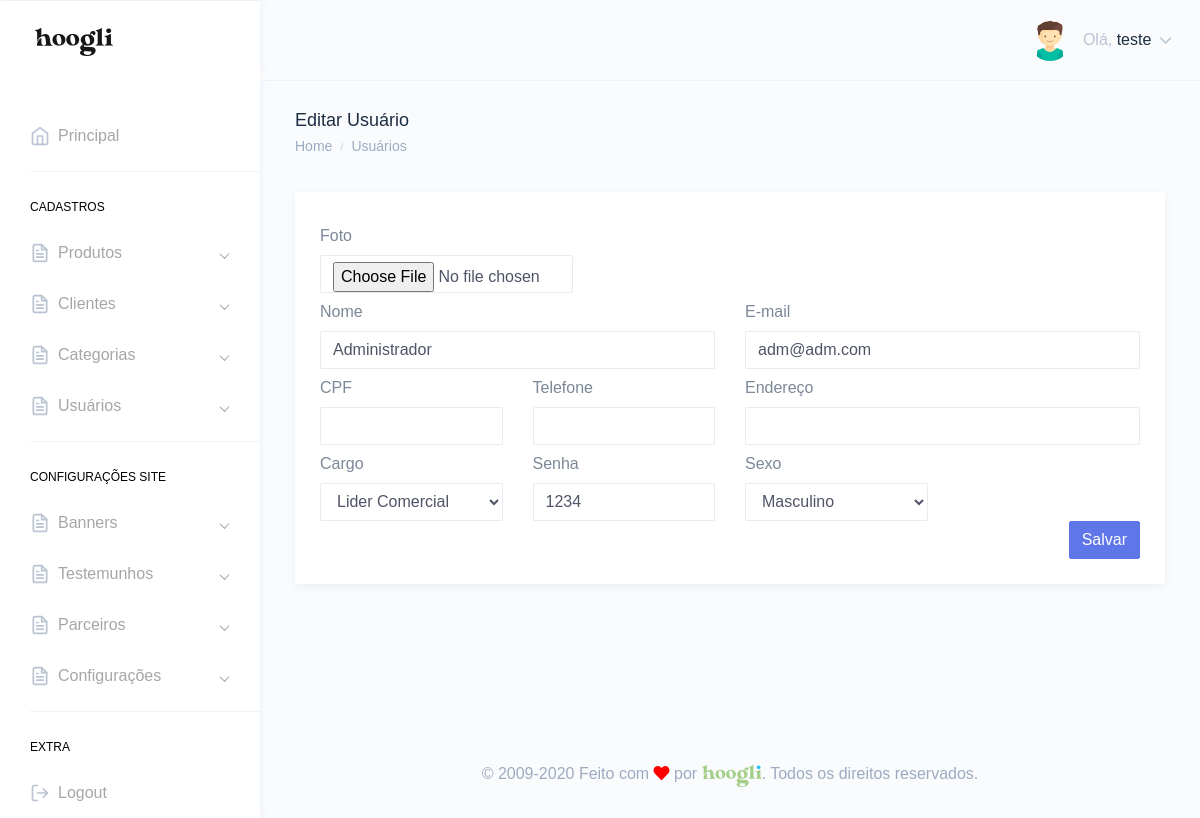
Page /painel/editar-usuario.php?id=1 (signed in) on the committed database.
### tables this page shows
CREATE TABLE `tbl_usuarios` (
  `id` int(11) NOT NULL,
  `nome` varchar(250) DEFAULT NULL,
  `email` varchar(250) DEFAULT NULL,
  `telefone` varchar(250) DEFAULT NULL,
  `endereco` varchar(250) DEFAULT NULL,
  `cpf` varchar(100) DEFAULT NULL,
  `login` varchar(100) DEFAULT NULL,
  `senha` varchar(100) DEFAULT NULL,
  `foto` varchar(250) DEFAULT NULL,
  `id_cargo` int(11) DEFAULT NULL,
  `sexo` varchar(2) DEFAULT NULL,
  `perm_cad_usuario` varchar(2) DEFAULT NULL,
  `perm_relatorio` varchar(2) DEFAULT NULL,
  `perm_add_usuario` varchar(2) DEFAULT NULL,
  `perm_edit_usuario` varchar(2) DEFAULT NULL,
  `perm_del_usuario` varchar(2) DEFAULT NULL,
  `perm_cad_contato` varchar(2) DEFAULT NULL,
  `perm_edit_contato` varchar(2) DEFAULT NULL,
  `perm_del_contato` varchar(2) DEFAULT NULL,
  `perm_edit_contato_nf` varchar(3) DEFAULT NULL,
  `perm_pag_principal_rm` varchar(2) DEFAULT NULL,
  `perm_pag_principal_uc` varchar(2) DEFAULT NULL,
  `admin_geral` varchar(2) DEFAULT NULL,
  `data_frase` date DEFAULT NULL,
  `id_frase` int(11) DEFAULT NULL,
  `frase_lida` varchar(2) DEFAULT NULL
);

### Connection/con-pdo.php (called while the page is built, shortened)
<?php
$conInstanciada = '';
if(empty($conInstanciada)) {
	class Conexao {
		private static $pdo;
		public static function getInstance() {
		if (!isset(self::$pdo)) {
		 try {
		  $opcoes = array(PDO::MYSQL_ATTR_INIT_COMMAND => 'SET NAMES utf8', PDO::ATTR_PERSISTENT => TRUE);
		  self::$pdo = new PDO("mysql:host=" . HOST . "; dbname=" . DBNAME . "; charset=" . CHARSET . ";", USER, PASSWORD, $opcoes);
		  self::$pdo->setAttribute(PDO::ATTR_ERRMODE, PDO::ERRMODE_EXCEPTION);
		 } catch (PDOException $e) {
		  print "Erro: " . $e->getMessage();
		 }
		}
		return self::$pdo;
		}
	}
}

### Class/acesso.class.php (called while the page is built, shortened)
<?php
$AcessoInstanciada = '';
if(empty($AcessoInstanciada)) {
	if(file_exists('Connection/conexao.php')) {
		require_once('Connection/con-pdo.php');
		require_once('funcoes.php');
	} else {
		require_once('../Connection/con-pdo.php');
		require_once('../funcoes.php');
	}
	class Acesso {
		private $pdo = null;
		private static $Acesso = null;
		private function __construct($conexao){
			$this->pdo = $conexao;
		}
		public static function getInstance($conexao){
			if (!isset(self::$Acesso)):
				self::$Acesso = new Acesso($conexao);
			endif;
			return self::$Acesso;
		}
		function rsDados($id='', $idCargo='', $orderBy='', $limite='') {
			$sqlLimite = '';
			$sqlOrdem = '';
			$sql = '';
			$nCampos = 0;
			if(!empty($id)) {
				$sql .= " and id = ?";
				$nCampos++;
				$campo[$nCampos] = $id;
			}
			try{
				$sql = "SELECT * FROM tbl_usuarios where 1=1 $sql $sqlOrdem $sqlLimite";
				$stm = $this->pdo->prepare($sql);
				for($i=1; $i<=$nCampos; $i++) {
					$stm->bindValue($i, $campo[$i]);
				}
				$stm->execute();
				$rsDados = $stm->fetchAll(PDO::FETCH_OBJ);
				if($id <> '' or $limite == 1) {
					return($rsDados[0]);
				} else {
					return($rsDados);
				}
			} catch(PDOException $erro){
				echo $erro->getMessage();
			}
		}
		function Cargo($id='') {
			$sql = '';
			$nCampos = 0;
			try{
				$sql = "SELECT * FROM tbl_cargo where 1=1 $sql";
				$stm = $this->pdo->prepare($sql);
				for($i=1; $i<=$nCampos; $i++) {
					$stm->bindValue($i, $campo[$i]);
				}
				$stm->execute();
				$rsDados = $stm->fetchAll(PDO::FETCH_OBJ);
				if($id <> '') {
					return($rsDados[0]);
				} else {
					return($rsDados);
				}
			} catch(PDOException $erro){
				echo $erro->getMessage();
			}
		}
	}
}

### painel/verifica.php (called while the page is built, shortened)
<?php
include "../Class/acesso.class.php";
$verificaRestrito = Acesso::getInstance(Conexao::getInstance());
$usuarios = Acesso::getInstance(Conexao::getInstance());
$verificaRestrito->restritoAdmin();
$dadosUsuarioLogado = $verificaRestrito->rsDados($_SESSION['dadosLogado']->id);
?>

### funcoes.php (called while the page is built, shortened)
<?php
  function icone_genero($genero) {
    switch ($genero) {
      case "M": return "assets/images/avatars/boy.svg"; break;
    }
  }
?>

### painel/editar-usuario.php (the view, shortened to what this page needs)
<?php include "verifica.php";
$id = '';
if(isset($_GET['id'])){
    if(empty($_GET['id'])){
        header('Location: usuarios.php');
    }else{
        $id = $_GET['id'];
    }
}
$usuarios->editar();
$editaUsuario = $usuarios->rsDados($id);
$cargos = $usuarios->Cargo();
?>
<!DOCTYPE html>
<html dir="ltr" lang="pt-br">
<head>
    <link href="dist/css/style.min.css" rel="stylesheet">
</head>
<body>
    <div id="main-wrapper" data-theme="light" data-layout="vertical" data-navbarbg="skin6" data-sidebartype="full" data-sidebar-position="fixed" data-header-position="fixed" data-boxed-layout="full">
       <?php include "header.php";?>
       <?php include "inc-menu-lateral.php";?>
        <div class="page-wrapper">
            <div class="page-breadcrumb">
                <div class="row">
                    <div class="col-7 align-self-center">
                        <h4 class="page-title text-truncate text-dark font-weight-medium mb-1">Editar Usuário</h4>
                        <div class="d-flex align-items-center">
                            <nav aria-label="breadcrumb">
                                <ol class="breadcrumb m-0 p-0">
                                    <li class="breadcrumb-item"><a href="." class="text-muted">Home</a></li>
                                    <li class="breadcrumb-item text-muted active" aria-current="page"><a href="usuarios.php" class="text-muted">Usuários</a></li>
                                </ol>
                            </nav>
                        </div>
                    </div>
                </div>
            </div>
            <div class="container-fluid">
                <div class="row">
                    <div class="col-12">
                        <div class="card">
                            <div class="card-body">
                                <form method="POST" enctype="multipart/form-data">
                                    <div class="form-body">
                                        <div class="row">
                                            <div class="col-md-4 col-sm-12">
                                            <label  class="col-form-label">Foto</label>
                                                <input class="form-control" type="file" name="foto"  />
                                            </div>
                                            </div>
                                        <div class="row">
                                            <div class="col-md-6 col-sm-12">
                                            <label  class="col-form-label">Nome</label>
                                                <input class="form-control" type="text" name="nome" value="<?php if(isset($editaUsuario->nome) && !empty($editaUsuario->nome)){ echo $editaUsuario->nome;}?>" />
                                            </div>
                                            <div class="col-md-6 col-sm-12">
                                            <label  class="col-form-label">E-mail</label>
                                                <input class="form-control" type="text" name="email" value="<?php if(isset($editaUsuario->email) && !empty($editaUsuario->email)){ echo $editaUsuario->email;}?>" />
                                            </div>
                                            </div>
                                            <div class="row">
                                            <div class="col-md-3 col-sm-12">
                                            <label  class="col-form-label">CPF</label>
                                                <input class="form-control" type="text" name="cpf" id="kt_inputmask_4" value="<?php if(isset($editaUsuario->cpf) && !empty($editaUsuario->cpf)){ echo $editaUsuario->cpf;}?>"  />
                                            </div>
                                            <div class="col-md-3 col-sm-12">
                                            <label  class="col-form-label">Telefone</label>
                                                <input class="form-control" type="text" name="telefone" id="kt_inputmask_3" value="<?php if(isset($editaUsuario->telefone) && !empty($editaUsuario->telefone)){ echo $editaUsuario->telefone;}?>" />
                                            </div>
                                            <div class="col-md-6 col-sm-12">
                                            <label  class="col-form-label">Endereço</label>
                                                <input class="form-control" type="text" name="endereco" value="<?php if(isset($editaUsuario->endereco) && !empty($editaUsuario->endereco)){ echo $editaUsuario->endereco;}?>" />
                                            </div>
                                            </div>
                                            <div class="row">
                                            <div class="col-md-3 col-sm-12">
                                            <label  class="col-form-label">Cargo</label>
                                            <select name="id_cargo" id="" class="form-control">
                                                <?php foreach($cargos as $cargo){?>
                                                <option value="<?php echo $cargo->id;?>" <?php if(isset($editaUsuario->id_cargo) && $editaUsuario->id_cargo == $cargo->id){ echo "selected";}?>><?php echo $cargo->cargo;?></option>
                                                <?php }?>
                                            </select>
                                            </div>
                                            <div class="col-md-3 col-sm-12">
                                            <label  class="col-form-label">Senha</label>
                                                <input class="form-control" type="text" name="senha" value="<?php if(isset($editaUsuario->senha) && !empty($editaUsuario->senha)){ echo $editaUsuario->senha;}?>" />
                                            </div>
                                            <div class="col-md-3 col-sm-12">
                                            <label  class="col-form-label">Sexo</label>
                                                <select name="sexo" id="" class="form-control">
                                                <option value="M" <?php if(isset($editaUsuario->sexo) && $editaUsuario->sexo == 'M'){ echo "selected";}?>>Masculino</option>
                                                </select>
                                            </div>
                                            </div>
                                    </div>
                                    <div class="form-actions">
                                        <div class="text-right">
                                            <button type="submit" class="btn btn-info">Salvar</button>
                                        </div>
                                    </div>
                                </form>
                            </div>
                        </div>
                    </div>
                </div>
            </div>
           <?php include "footer.php";?>
        </div>
    </div>
</body>
</html>

### painel/header.php (shortened to what this page needs)
<header class="topbar" data-navbarbg="skin6">
            <nav class="navbar top-navbar navbar-expand-md">
                <div class="navbar-header" data-logobg="skin6">
                    <div class="navbar-brand">
                        <a href=".">
                            <span class="logo-text">
                                <img src="assets/images/hoogli_logo.png" alt="homepage" class="dark-logo" />
                            </span>
                        </a>
                    </div>
                </div>
                <div class="navbar-collapse collapse" id="navbarSupportedContent">
                    <ul class="navbar-nav float-right">
                        <li class="nav-item dropdown">
                            <a class="nav-link dropdown-toggle" href="javascript:void(0)" data-toggle="dropdown"
                                aria-haspopup="true" aria-expanded="false">
                                <?php if(!empty($dadosUsuarioLogado->foto)){?>
                                <img src="../img/<?php echo $dadosUsuarioLogado->foto;?>" alt="<?php echo $dadosUsuarioLogado->nome;?>" class="rounded-circle" width="40">
                                <?php }else{?>
                                <img src="<?php echo icone_genero($dadosUsuarioLogado->sexo);?>" alt="<?php echo $dadosUsuarioLogado->nome;?>" class="rounded-circle" width="40">
                                <?php }?>
                                <span class="ml-2 d-none d-lg-inline-block"><span>Olá,</span> <span
                                        class="text-dark"><?php echo $dadosUsuarioLogado->nome;?></span> <i data-feather="chevron-down"
                                        class="svg-icon"></i></span>
                            </a>
                        </li>
                    </ul>
                </div>
            </nav>
        </header>

### rows in the picture
tbl_usuarios: nome "teste"
tbl_usuarios: nome "Administrador", email "adm@adm.com", senha "1234", sexo "Masculino"

### other values in the picture
form field id_cargo "Lider Comercial"
